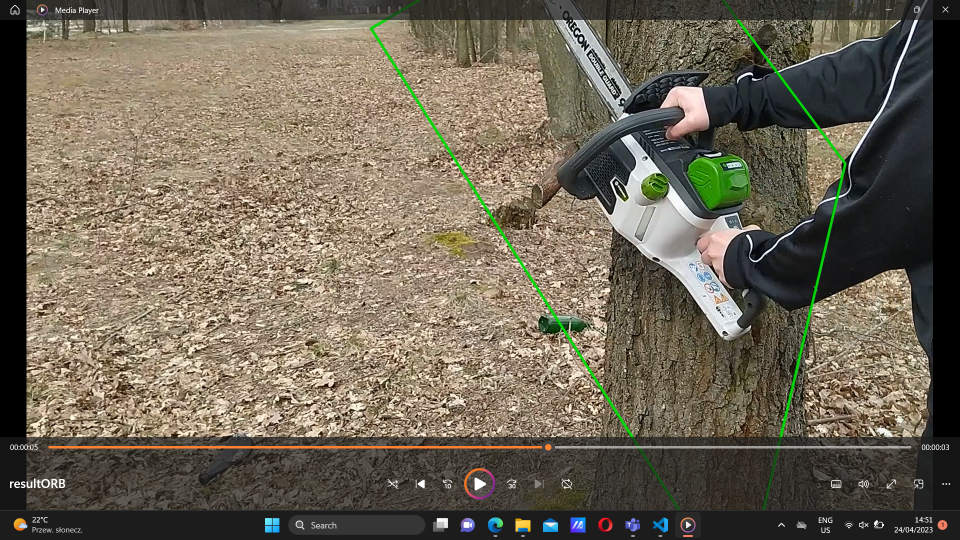
#> input picture wma03/wma3.png, 1920 x 1080 px, given in place of saw1.jpg, which was not available (shown at 1/2 size)
$ python siftBasedObjectDetection.py
#> lines starting #> are read from the running program, lines starting #| are printed output that depends on the picture; after the words box and inside, x2 and y2 are one past the last pixel; in counts of white or black regions, pixels touching at a corner belong together; pictures that were not available may be replaced by others from this repository, and a replacement may not be noted
#> in main, sample is the input picture: shape (1080, 1920, 3); mean B, G, R 86.7, 102.6, 110.9
import cv2
import numpy as np

def resize(img, s):
#> called with s = 4
    if img is None:
        return None
    image = img.copy()
    h = int(image.shape[0] / s)
#> h = 270
    w = int(image.shape[1] / s)
#> w = 480
    image = cv2.resize(image, (w, h), interpolation=cv2.INTER_LINEAR)
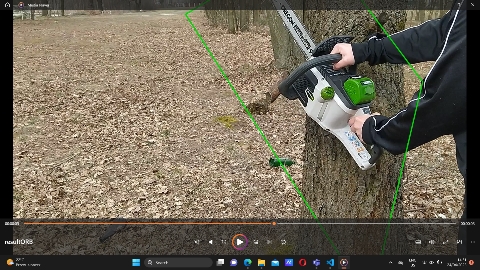
#> image: shape (270, 480, 3); mean B, G, R 86.8, 102.7, 110.9
    return image


def finderSIFT(sample, video):

    frame_width = int(video.get(3))
    frame_height = int(video.get(4))
    size = (frame_width, frame_height)
    result = cv2.VideoWriter('wma03/resultSIFT.avi',  cv2.VideoWriter_fourcc(*'MJPG'), 20, size)

    gimg1 = cv2.cvtColor(sample, cv2.COLOR_BGR2GRAY)
    matcher = cv2.BFMatcher(cv2.NORM_L1, crossCheck=True)
    sift = cv2.xfeatures2d.SIFT_create()
    keypoints_1, descriptors_1 = sift.detectAndCompute(gimg1, None)

    while(video.isOpened()):
        recieved, frame = video.read()
        if not recieved:
            break

        gimg2 = cv2.cvtColor(frame, cv2.COLOR_BGR2GRAY)
        keypoints_2, descriptors_2 = sift.detectAndCompute(gimg2, None)

        matches = matcher.match(descriptors_1, descriptors_2)
        matches = sorted(matches, key=lambda x:x.distance)

        src_pts = np.float32([keypoints_1[m.queryIdx].pt for m in matches[:20]]).reshape(-1, 1, 2)
        dst_pts = np.float32([keypoints_2[m.trainIdx].pt for m in matches[:20]]).reshape(-1, 1, 2)

        M, mask = cv2.findHomography(src_pts, dst_pts, cv2.RANSAC, 5.0)
        h, w = sample.shape[:2]
        pts = np.float32([[0, 0], [0, h-1], [w-1, h-1], [w-1, 0]]).reshape(-1, 1, 2)
        dst = cv2.perspectiveTransform(pts, M)
        frame=cv2.polylines(frame, [np.int32(dst)], True, (0, 255, 0), 3, cv2.LINE_AA)
        # [5 lines of commented-out code are left out]
        result.write(frame)
    video.release()
    result.release()
    cv2.destroyAllWindows()

def finderORB(sample, video):

    frame_width = int(video.get(3))
    frame_height = int(video.get(4))
    size = (frame_width, frame_height)
    result = cv2.VideoWriter('wma03/resultORB.avi',  cv2.VideoWriter_fourcc(*'MJPG'), 20, size)

    gimg1 = cv2.cvtColor(sample, cv2.COLOR_BGR2GRAY)
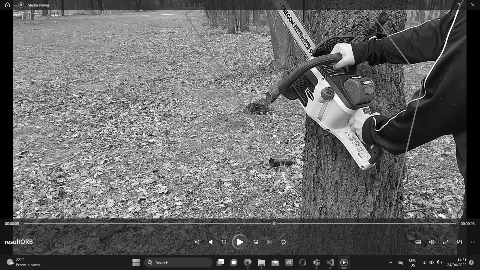
#> gimg1: shape (270, 480); min 0, max 255, mean 103.3
    matcher = cv2.BFMatcher(cv2.NORM_L1, crossCheck=True)
    orb = cv2.ORB_create()
    keypoints_1, descriptors_1 = orb.detectAndCompute(gimg1, None)
#> keypoints_1 = 487 keypoints; strongest (x, y, size): (314, 68, 31), (312, 69, 31), (308, 48, 31), (306, 105, 31)

    while(video.isOpened()):
        recieved, frame = video.read()
        if not recieved:
            break

        gimg2 = cv2.cvtColor(frame, cv2.COLOR_BGR2GRAY)
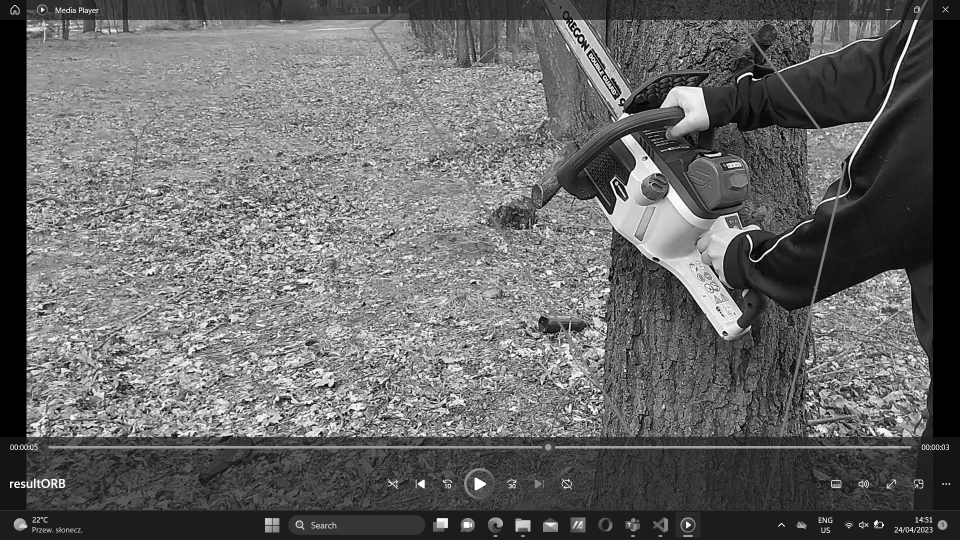
#> gimg2: shape (1080, 1920) (shown at 1/2 size); min 0, max 255, mean 103.3
        keypoints_2, descriptors_2 = orb.detectAndCompute(gimg2, None)
#> keypoints_2 = 500 keypoints; strongest (x, y, size): (35, 966, 31), (33, 966, 31), (43, 964, 31), (37, 967, 37.2)

        matches = matcher.match(descriptors_1, descriptors_2)
#> matches = 162 matches
        matches = sorted(matches, key=lambda x:x.distance)

        src_pts = np.float32([keypoints_1[m.queryIdx].pt for m in matches[:20]]).reshape(-1, 1, 2)
#> src_pts = 20 rows, first 8: [313, 57], [313, 97], [330, 53], [369, 160], [337.2, 43.2], [298, 99], [308, 48], [355.8, 134.4]
        dst_pts = np.float32([keypoints_2[m.trainIdx].pt for m in matches[:20]]).reshape(-1, 1, 2)
#> dst_pts = 20 rows, first 8: [1250.5, 229.3], [1250.5, 394.1], [1325.8, 207.8], [1476.3, 641.4], [1350.9, 172], [1193.2, 397.7], [1229, 189.9], [1239.2, 209]

        M, mask = cv2.findHomography(src_pts, dst_pts, cv2.RANSAC, 5.0)
#> M = [[5.7, 0.0348, -300.6], [0.0967, 4.91, -38.65], [0.000596, 2.3e-05, 1]]; mask = 20 values, max 1 at index 0, min 0 at index 2, mean 0.6
        h, w = sample.shape[:2]
#> h = 270; w = 480
        pts = np.float32([[0, 0], [0, h-1], [w-1, h-1], [w-1, 0]]).reshape(-1, 1, 2)
#> pts = [[0, 0], [0, 269], [479, 269], [479, 0]]
        dst = cv2.perspectiveTransform(pts, M)
#> dst = [[-300.6, -38.65], [-289.4, 1273.2], [1887.6, 1027.6], [1889.4, 5.98]]
        frame=cv2.polylines(frame, [np.int32(dst)], True, (0, 255, 0), 3, cv2.LINE_AA)
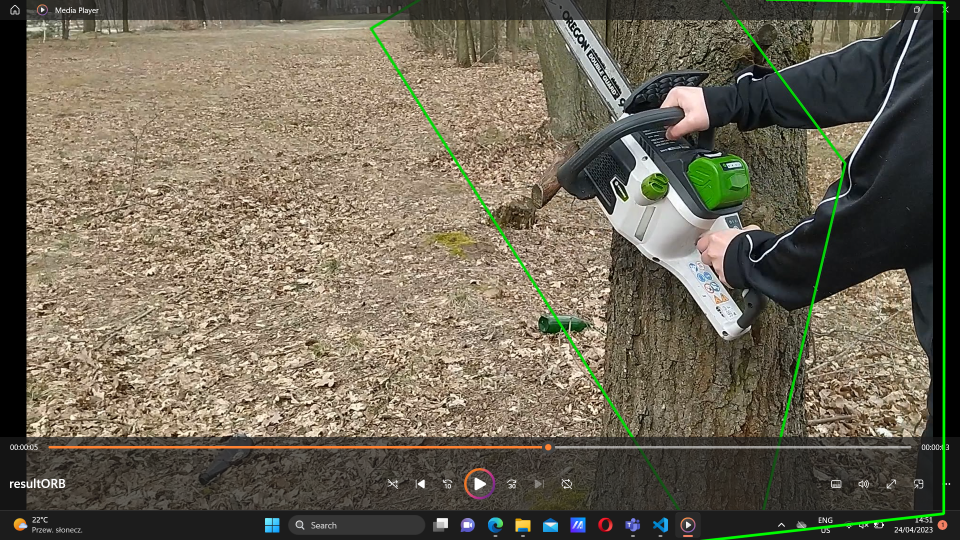
#> frame: shape (1080, 1920, 3) (shown at 1/2 size); 0.59% of pixels changed, all inside (x1, y1, x2, y2) = (1400, 0, 1893, 1080)
        # [5 lines of commented-out code are left out]
        result.write(frame)
    video.release()
    result.release()
    cv2.destroyAllWindows()

def main():
    sample = cv2.imread('wma03/WMRpila/saw1.jpg')
    sample = resize(sample, 4)
    cap = cv2.VideoCapture('wma03/WMRpila/sawmovie.mp4')
    #finderSIFT(sample, cap)
    finderORB(sample, cap)


if __name__=="__main__":
    main()
